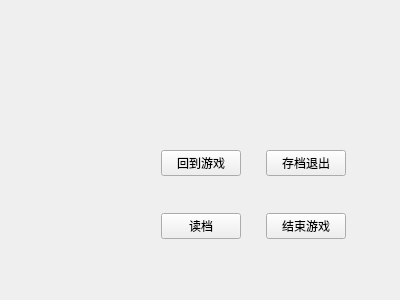
<?xml version="1.0" encoding="UTF-8"?>
<ui version="4.0">
 <class>Pause</class>
 <widget class="QWidget" name="Pause">
  <property name="geometry">
   <rect>
    <x>0</x>
    <y>0</y>
    <width>400</width>
    <height>300</height>
   </rect>
  </property>
  <property name="windowTitle">
   <string>Form</string>
  </property>
  <widget class="QWidget" name="widget" native="true">
   <property name="geometry">
    <rect>
     <x>143</x>
     <y>119</y>
     <width>221</width>
     <height>151</height>
    </rect>
   </property>
   <layout class="QGridLayout" name="gridLayout">
    <item row="2" column="1">
     <widget class="QPushButton" name="back">
      <property name="sizePolicy">
       <sizepolicy hsizetype="Preferred" vsizetype="Fixed">
        <horstretch>0</horstretch>
        <verstretch>0</verstretch>
       </sizepolicy>
      </property>
      <property name="text">
       <string>回到游戏</string>
      </property>
     </widget>
    </item>
    <item row="2" column="4">
     <spacer name="horizontalSpacer_2">
      <property name="orientation">
       <enum>Qt::Horizontal</enum>
      </property>
      <property name="sizeHint" stdset="0">
       <size>
        <width>40</width>
        <height>20</height>
       </size>
      </property>
     </spacer>
    </item>
    <item row="3" column="1">
     <widget class="QPushButton" name="read">
      <property name="text">
       <string>读档</string>
      </property>
     </widget>
    </item>
    <item row="2" column="0">
     <spacer name="horizontalSpacer">
      <property name="orientation">
       <enum>Qt::Horizontal</enum>
      </property>
      <property name="sizeHint" stdset="0">
       <size>
        <width>40</width>
        <height>20</height>
       </size>
      </property>
     </spacer>
    </item>
    <item row="2" column="3">
     <widget class="QPushButton" name="save">
      <property name="text">
       <string>存档退出</string>
      </property>
     </widget>
    </item>
    <item row="3" column="3">
     <widget class="QPushButton" name="exit">
      <property name="text">
       <string>结束游戏</string>
      </property>
     </widget>
    </item>
    <item row="2" column="2">
     <spacer name="horizontalSpacer_3">
      <property name="orientation">
       <enum>Qt::Horizontal</enum>
      </property>
      <property name="sizeHint" stdset="0">
       <size>
        <width>40</width>
        <height>20</height>
       </size>
      </property>
     </spacer>
    </item>
   </layout>
  </widget>
 </widget>
 <resources/>
 <connections/>
</ui>
